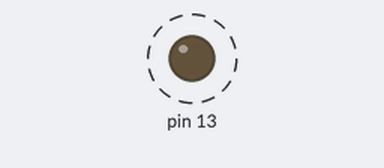
Bench run of a sketch on a simulated Arduino Uno, built with avr-gcc and run on an emulated ATmega328P. On the bench: output pins drawn as LEDs (lit = HIGH). Dashed ring = blinking. No radio packets arrive unless stated; what the sketch prints to the serial monitor is not drawn.

Above: at 1.4 s.
Timing chart, 0 to 5.5 s (numbered marks = the images above):
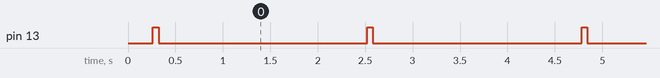

Measured:
- by itself, pin 13: alternates HIGH for 0.06 s and LOW for 2.2 s

The sketch:

rf_433_transmitter.ino
```cpp
/*  Send four different commands to the receiver.
 *
 */

 // RF LINK RECEIVER LIBRARY
#include <RH_ASK.h>

RH_ASK driver(2000, 2, 3, 0);  //2000bps, rxPin = 2, txPin = 3

enum commands
{
    command1,
    command2,
    command3,
    command4
};

void setup()
{
  Serial.begin(9600);
  Serial.println("Initialize RF Link Tx Code");
  driver.init();

  //Set pin for LED as status indicator
  pinMode (13, OUTPUT);

  const char* firstMessage = "Hello world!";

  Serial.print("sending message = ");
  Serial.println(firstMessage);

  driver.send((uint8_t *)firstMessage, strlen(firstMessage));
  driver.waitPacketSent();
  delay(200);
}

void sendCommand(commands command)
{
  digitalWrite(13, true);  //Flash status LED to show transmitting

  char c[20];
  itoa(command, c, 10);
  driver.send((uint8_t *)c, strlen(c));

  Serial.print("sending message = ");
  Serial.println(c);

  driver.waitPacketSent();

  //Turn off status LED
  digitalWrite(13, false);

  delay(200);
}

void loop()
{
  sendCommand(commands::command1);
  delay(2000);

  sendCommand(commands::command2);
  delay(2000);

  sendCommand(commands::command3);
  delay(2000);

  sendCommand(commands::command4);
  delay(2000);
}
```
